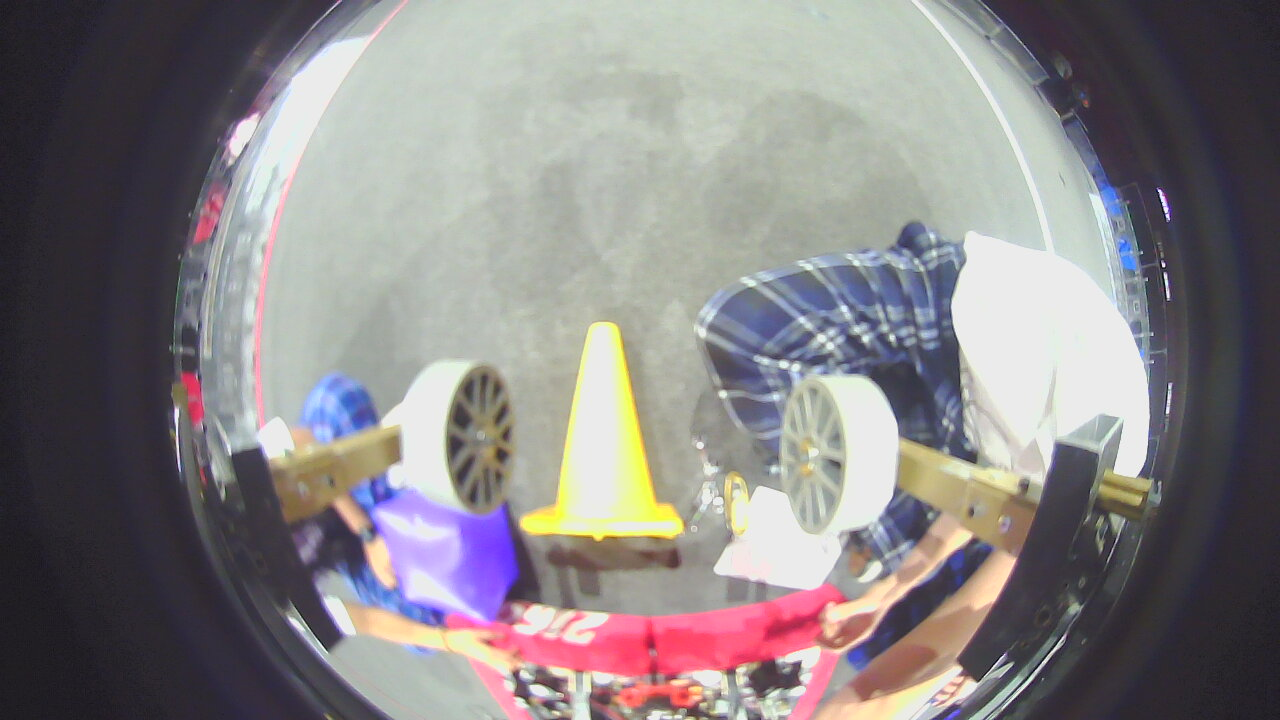
#> input picture 2023-03-16-105404.jpg, 1280 x 720 px, given in place of the camera
$ python Palm.py
#> lines starting #> are read from the running program, lines starting #| are printed output that depends on the picture; after the words box and inside, x2 and y2 are one past the last pixel; in counts of white or black regions, pixels touching at a corner belong together
#> the answer given: 3
### NetworkTableManager.py
from networktables import NetworkTables
import multiprocessing
sd = None

def sendNetworkTableNumber(name, info):
    global sd
    sd.putNumber(name, info)

def sendNetworkTableNumberArray(name, info):
    global sd
    sd.putNumberArray(name, info)
def getTables():
    global sd
    NetworkTables.startClientTeam(2169)
    NetworkTables.initialize(server= "10.21.69.2")
    while not NetworkTables.isConnected():
        print(NetworkTables.isConnected())

    sd =  NetworkTables.getTable("SmartDashboard")

### Palm.py
import numpy as np
import cv2 as cv
import time
import logging
from networktables import NetworkTables
import threading
import NetworkTableManager
import multiprocessing


def findObjects(img, name, index):
    contours, heiarchy = cv.findContours(img, cv.RETR_TREE, cv.CHAIN_APPROX_NONE)
    if len(contours) != 0:
        cnt = max(contours, key = cv.contourArea)
        if cv.contourArea(cnt) > 100:
            rows,cols = img.shape[:2]
            [vx,vy,x,y] = cv.fitLine(cnt, cv.DIST_L2,0,0.01,0.01)


            M = cv.moments(cnt)
            try:
                cx = int(M['m10']/M['m00'])
                cy = int(M['m01']/M['m00'])
                img = cv.circle(img, [cx,cy], 5, [100,90,90], 2)
                NetworkTableManager.sendNetworkTableNumberArray("Palm-" + name + "-Center", [cx,cy])

            except ZeroDivisionError:
                print('balls')

            # I put this here because I was having issuse with the slope being undefined when straight up
            if vx > 0:
                lefty = int((-x*vy/vx) + y)
                righty = int(((cols-x)*vy/vx)+y)
                NetworkTableManager.sendNetworkTableNumber("Palm-" + name + "-Angle", (np.arctan(vy/vx)* 180) / np.pi)
                img = cv.line(img,(cols-1,righty),(0,lefty),(150,100,40),2)

    cv.imshow(name + " " + str(index), img)

def palm(index):
    NetworkTableManager.getTables()


    cap = cv.VideoCapture(index)
    cap.set(3,480)
    cap.set(4,480)


    if not cap.isOpened():
        print("Cannot open camera")
        exit()
    while True:
        # Capture frame-by-frame
        reta, img = cap.read()
#> img is the input picture: shape (720, 1280, 3); mean B, G, R 132.8, 131.3, 135.6
        # if frame is read correctly ret is True
        if not reta:
            print("Can't receive frame (stream end?). Exiting ...")
            break

        img = cv.cvtColor(img, cv.COLOR_BGR2HSV)
#> img: shape (720, 1280, 3); mean H, S, V 87.8, 37.7, 144.2
        img = cv.GaussianBlur(img,(5,5),0)
#> img: shape (720, 1280, 3); mean H, S, V 87.8, 37.7, 144.2
        coneImg = cv.inRange(img,np.array([15,191,90]),np.array([33,255,255]))
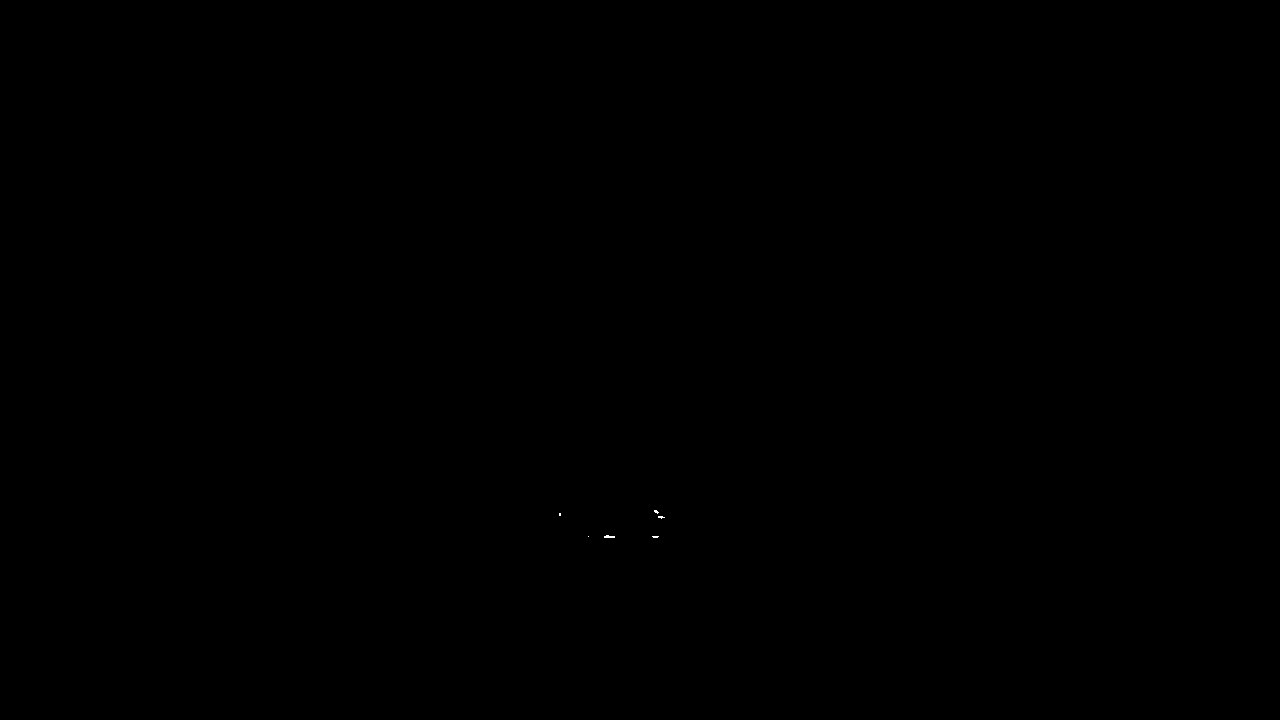
#> coneImg: shape (720, 1280); 0.01% white in thin lines or dots, all inside (x1, y1, x2, y2) = (559, 510, 665, 538)
        cubeImg = cv.inRange(img,np.array([113,90,110]),np.array([131,255,255]))
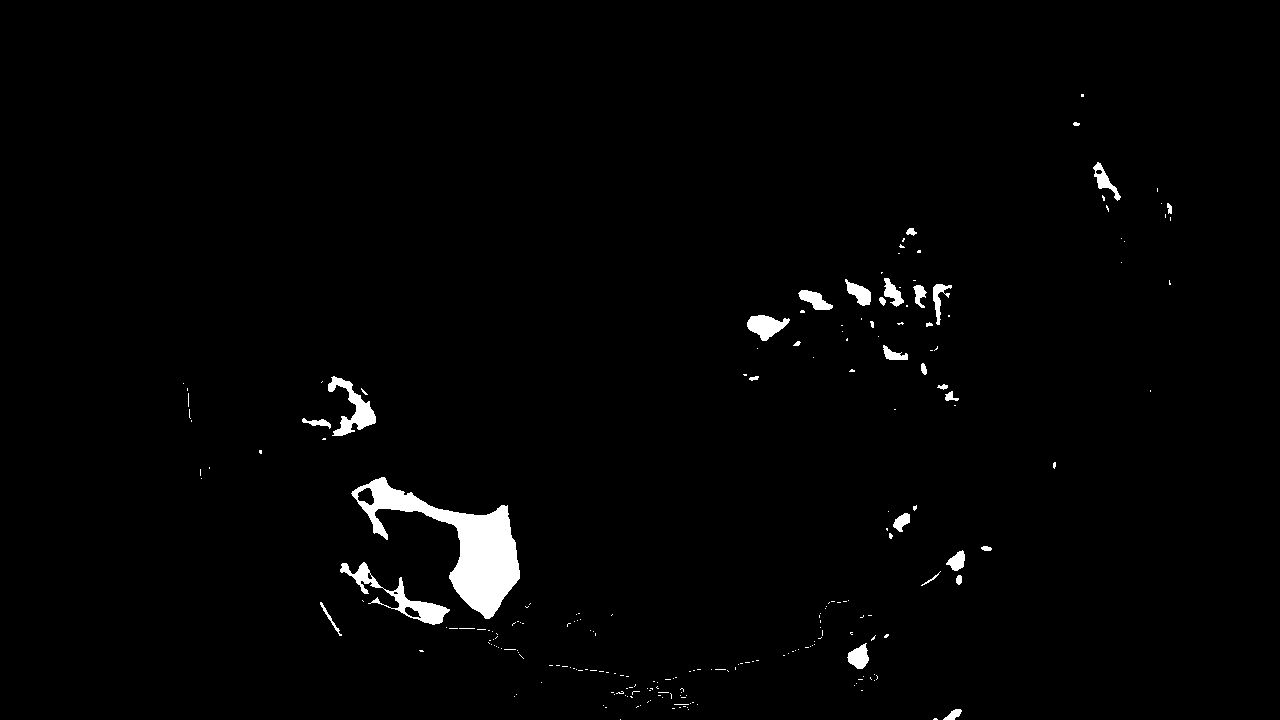
#> cubeImg: shape (720, 1280); 1.6% white; 233 white regions (202 under 20 px)
        coneThread = threading.Thread(target=findObjects(coneImg, "Cone", index))
#> in findObjects, `contours, heiarchy = cv.findContours(img, cv.RETR_TREE, cv.CHAIN_APPRO..`: contours = 6 contours, all with area under 20; heiarchy = [[1, -1, -1, -1], [2, 0, -1, -1], [3, 1, -1, -1], [4, 2, -1, -1], [5, 3, -1, -1], [-1, 4, -1, -1]]
#> in findObjects, `cnt = max(contours, key = cv.contourArea)`: cnt = contour of 22 points, box (x1, y1, x2, y2) (604, 535, 615, 538), area 13
        cubeThread = threading.Thread(target=findObjects(cubeImg, "Cube", index))
#> call 2 of findObjects, with name = 'Cube', index = 3
#> in findObjects (call 2), `contours, heiarchy = cv.findContours(img, cv.RETR_TREE, cv.CHAIN_APPRO..`: contours = 238 contours, 208 with area under 20; largest, box (x1, y1, x2, y2) and area: (351, 477, 520, 619) 7389, (340, 562, 450, 625) 1396, (328, 376, 376, 436) 944, (747, 315, 790, 341) 602, (798, 290, 833, 310) 334; heiarchy = 238 rows, first 6: [1, -1, -1, -1], [2, 0, -1, -1], [3, 1, -1, -1], [4, 2, -1, -1], [5, 3, -1, -1], [6, 4, -1, -1]
#> in findObjects (call 2), `cnt = max(contours, key = cv.contourArea)`: cnt = contour of 544 points, box (x1, y1, x2, y2) (351, 477, 520, 619), area 7389
#> in findObjects (call 2), `[vx,vy,x,y] = cv.fitLine(cnt, cv.DIST_L2,0,0.01,0.01)`: vx = [0.866]; vy = [0.501]; x = [440.9]; y = [531.9]
#> in findObjects (call 2), `M = cv.moments(cnt)`: M = moments, m00 7389, centre m10/m00, m01/m00 = (459.8, 544.3)
#> in findObjects (call 2), `cx = int(M['m10']/M['m00'])`: cx = 459
#> in findObjects (call 2), `cy = int(M['m01']/M['m00'])`: cy = 544
#> in findObjects (call 2), `img = cv.circle(img, [cx,cy], 5, [100,90,90], 2)`: img: shape (720, 1280); 0.01% of pixels changed, all inside (x1, y1, x2, y2) = (453, 538, 466, 551)
#> in findObjects (call 2), `lefty = int((-x*vy/vx) + y)`: lefty = 276
#> in findObjects (call 2), `righty = int(((cols-x)*vy/vx)+y)`: righty = 1017
#> in findObjects (call 2), `img = cv.line(img,(cols-1,righty),(0,lefty),(150,100,40),2)`:
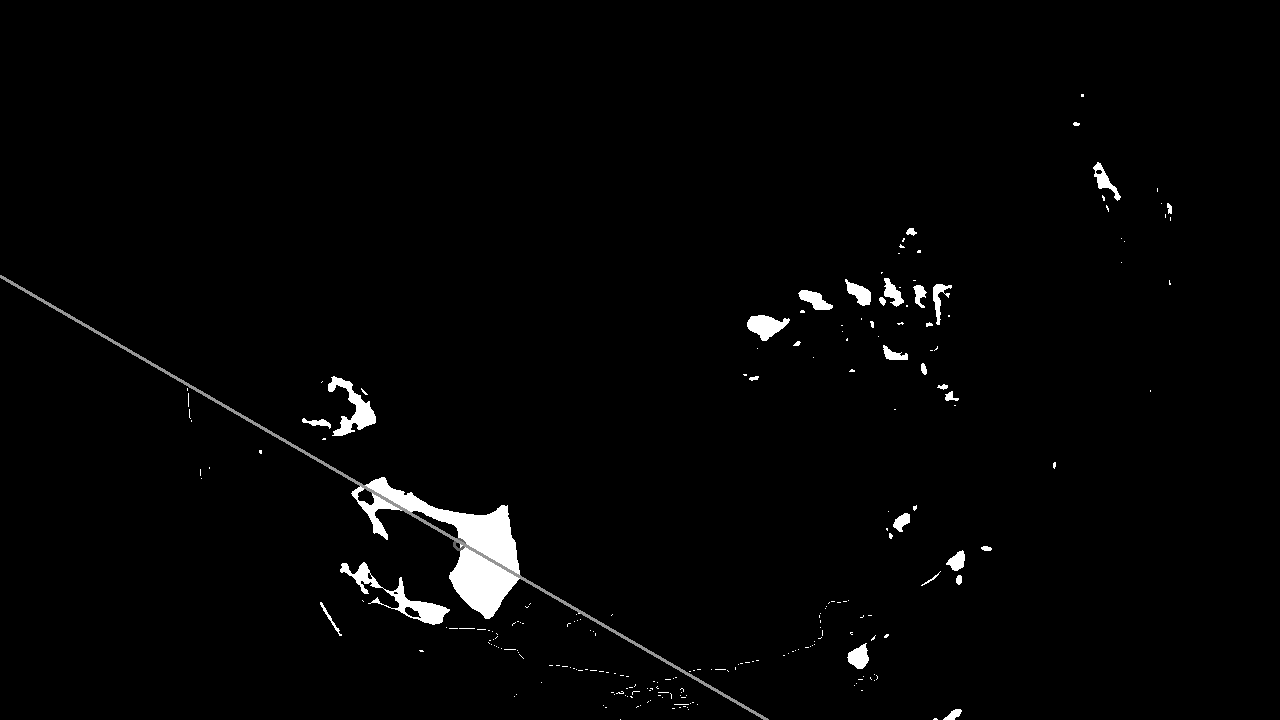
#> img: shape (720, 1280); min 0, max 255, mean 4.5
        #print(NetworkTables.isConnected())


        if cv.waitKey(1) == ord('q'):
#> (key q is pressed here)
            break
    # When everything done, release the capture
    cap.release()
    cv.destroyAllWindows()

def Organizer():
    palm(int(input("Gimme a number: ")))


if __name__ == "__main__":
    Organizer()
